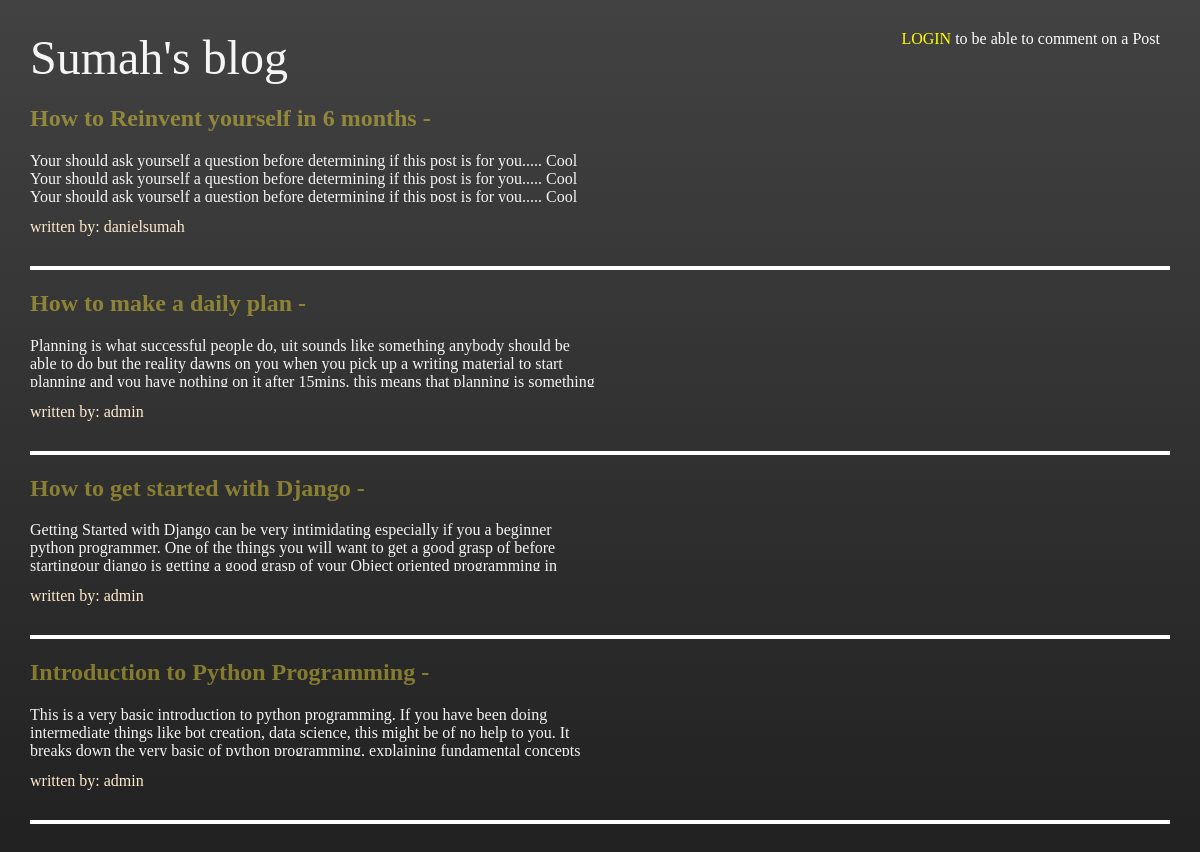
The page / on the database its author committed.
### blog/models.py (models this page shows, shortened)
class Post(models.Model):
    title = models.CharField(max_length=100)
    slug = models.SlugField(null=True)
    author = models.ForeignKey('auth.User', on_delete=models.CASCADE)
    body = models.TextField()

### blog/views.py (the view)
# urls.py: path('', BlogHomeView.as_view(), name='blog_home_url'),
class BlogHomeView(ListView):
    model = Post
    template_name = "home.html"
    context_object_name = 'posts'

### blog/templates/home.html (shortened to what this page needs)
{% extends 'base.html' %}
{% block content %}
    {% for post in posts reversed %}
    <a href="{% url 'blog:post_detail_url' slug=post.slug %}">
        <div class="single-post">
            <h1 class="single-post-header text-darkyellow">{{post.title}} - {{ post.date_added }}</h1>
            <p  class="single-post-body text-whitesmoke">{{post.body}}</p>
            <p class="single-post-author">written by: {{post.author}}</p>
        </div>
    </a>
    <hr style="color: white;">
    {% endfor %}
{% endblock content %}

### blog/templates/base.html (style rules this page uses)
html { height: auto; }
body { height: 100%; margin: 0; background-repeat: no-repeat; background-attachment: fixed; margin: 30px; }
a { text-decoration: none; }
.main-bg { background: #424242; background: linear-gradient( #424242, #212121); }
.text-whitesmoke { color: whitesmoke }
.text-darkyellow { color: rgba(255, 235, 59, 0.432) }
.single-post { max-width: 50%; min-width: 400px; margin-bottom: 30px; }
.single-post-body { height: 50px; overflow:hidden; }
.single-post-author { color: blanchedalmond; }
hr { border: 2px solid white; }

### rows shown on the page
Post: title "How to Reinvent yourself in 6 months", body "Your should ask yourself a question before determining if this post is for you..... Cool Your should ask yourself a question before determining if this post is for you..... Cool Your should ask yourself a question before determining if this post is for you..... Cool…", author "danielsumah"
Post: title "How to make a daily plan", body "Planning is what successful people do, uit sounds like something anybody should be able to do but the reality dawns on you when you pick up a writing material to start planning and you have nothing on it after 15mins. this means that planning is something…", author "admin"
Post: title "How to get started with Django", body "Getting Started with Django can be very intimidating especially if you a beginner python programmer. One of the things you will want to get a good grasp of before startingour django is getting a good grasp of your Object oriented programming in…", author "admin"
Post: title "Introduction to Python Programming", body "This is a very basic introduction to python programming. If you have been doing intermediate things like bot creation, data science, this might be of no help to you. It breaks down the very basic of python programming, explaining fundamental concepts…", author "admin"
